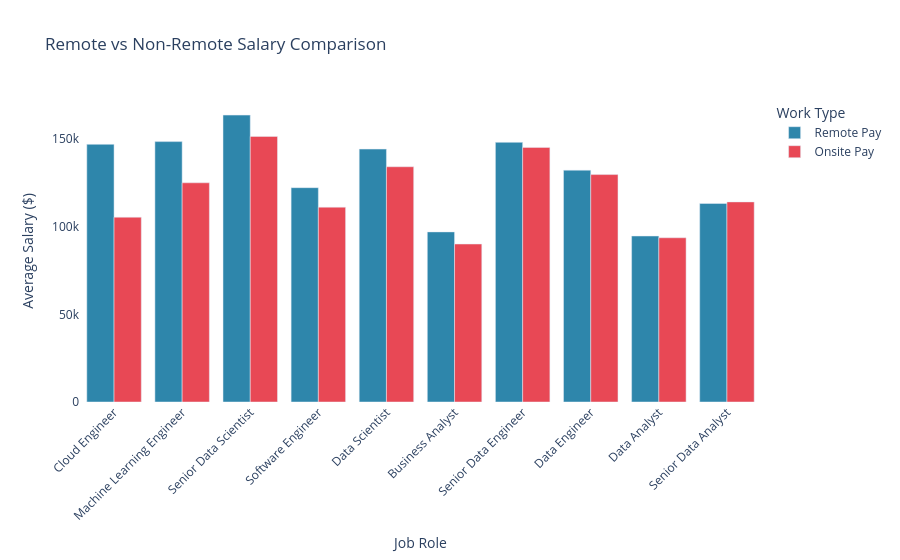

Notebook source saved alongside this figure:
### Code cell
df = df.sort_values('Prefer', ascending=False)
fig=px.bar(
    df,
    x='Job',
    y=['Remote Pay','Onsite Pay'],
    barmode='group',
    title='Remote vs Non-Remote Salary Comparison',
    color_discrete_map={
        'Remote Pay': '#2E86AB',    
        'Onsite Pay': '#E84855'    
    }
)

fig.update_layout(
    xaxis_title='Job Role',
    yaxis_title='Average Salary ($)',
    legend_title='Work Type',
    xaxis_tickangle=-45,
    plot_bgcolor='white',
    paper_bgcolor='white',
    
)
fig.show()

### Figure 1 — Plotly figure (JSON) as saved in the notebook; plotly's stock layout.template omitted (floating-point values rounded to 4 significant figures)
{"data": [{"alignmentgroup": "True", "hovertemplate": "variable=Remote Pay<br>Job=%{x}<br>value=%{y}<extra></extra>", "legendgroup": "Remote Pay", "marker": {"color": "#2E86AB", "pattern": {"shape": ""}}, "name": "Remote Pay", "offsetgroup": "Remote Pay", "orientation": "v", "showlegend": true, "textposition": "auto", "type": "bar", "x": ["Cloud Engineer", "Machine Learning Engineer", "Senior Data Scientist", "Software Engineer", "Data Scientist", "Business Analyst", "Senior Data Engineer", "Data Engineer", "Data Analyst", "Senior Data Analyst"], "xaxis": "x", "y": [147111, 148670, 163798, 122367, 144398, 97114, 148245, 132364, 94770, 113335], "yaxis": "y"}, {"alignmentgroup": "True", "hovertemplate": "variable=Onsite Pay<br>Job=%{x}<br>value=%{y}<extra></extra>", "legendgroup": "Onsite Pay", "marker": {"color": "#E84855", "pattern": {"shape": ""}}, "name": "Onsite Pay", "offsetgroup": "Onsite Pay", "orientation": "v", "showlegend": true, "textposition": "auto", "type": "bar", "x": ["Cloud Engineer", "Machine Learning Engineer", "Senior Data Scientist", "Software Engineer", "Data Scientist", "Business Analyst", "Senior Data Engineer", "Data Engineer", "Data Analyst", "Senior Data Analyst"], "xaxis": "x", "y": [105508, 125144, 151633, 111235, 134307, 90197, 145364, 129847, 93765, 114229], "yaxis": "y"}], "layout": {"barmode": "group", "legend": {"title": {"text": "Work Type"}, "tracegroupgap": 0}, "paper_bgcolor": "white", "plot_bgcolor": "white", "title": {"text": "Remote vs Non-Remote Salary Comparison"}, "xaxis": {"anchor": "y", "domain": [0, 1], "tickangle": -45, "title": {"text": "Job Role"}}, "yaxis": {"anchor": "x", "domain": [0, 1], "title": {"text": "Average Salary ($)"}}}}
